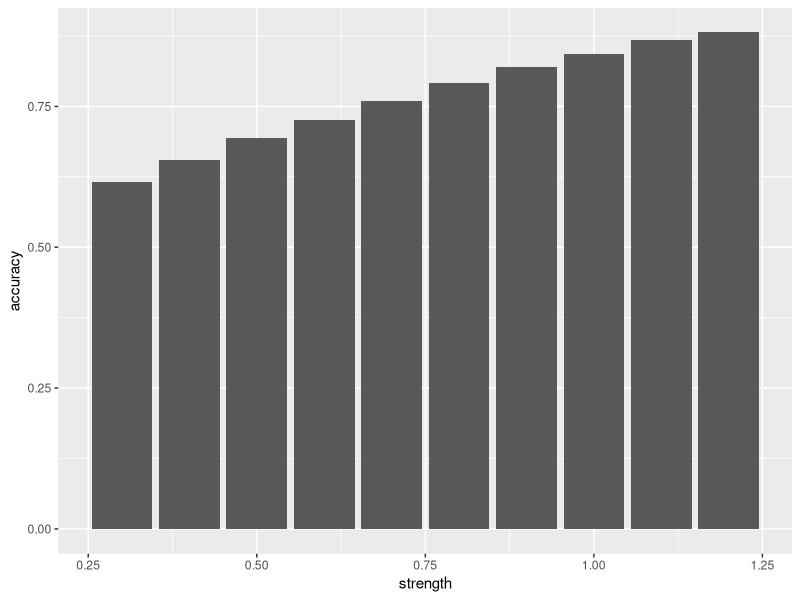
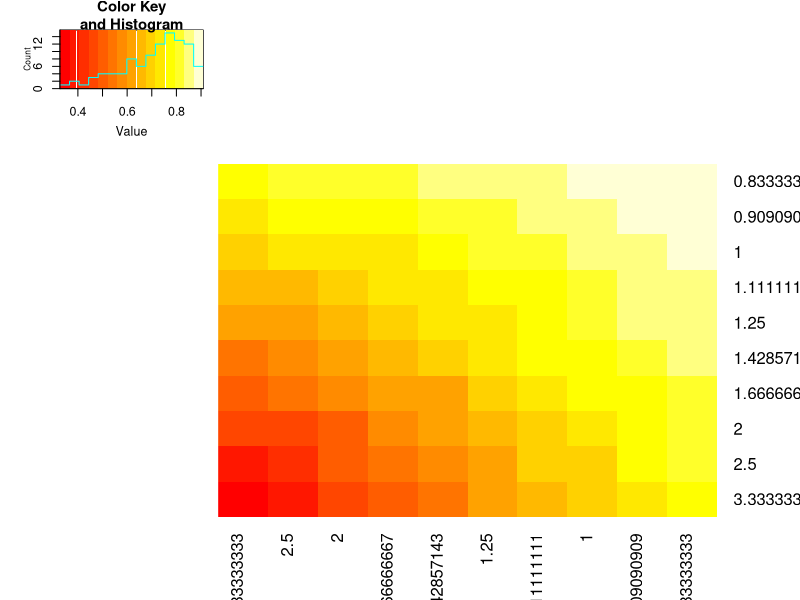
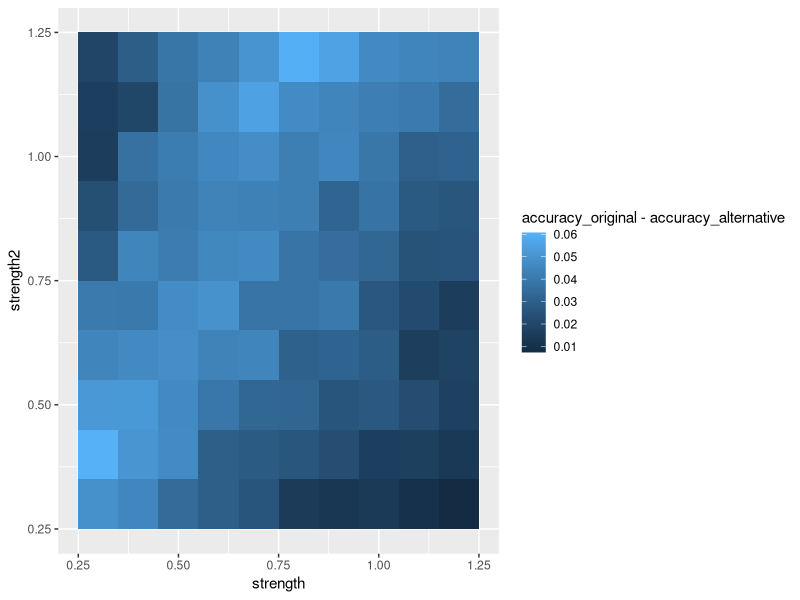

Here is the R script that generated these plots, in order:
## ---- chunk 1
library(tidyverse)
## ---- chunk 2
mu <- 1
## ---- chunk 3
fixed_sigmas <- 1/seq(0.3,1.2, 0.1)
## ---- chunk 4
fixed_parameters_combination <- expand.grid(mu, fixed_sigmas) %>%
  rename(mu = Var1, sigma = Var2)
## ---- chunk 5
trial_compute <- function(mu_param, sigma_param, n_trials = 20000){
  agent_information <- rnorm(n_trials, mu_param, sigma_param)
  agent_df <- tibble(x_ind = agent_information) %>%
    mutate(
      decision_ind = ifelse(x_ind > 0, 1, -1),
      status = ifelse(decision_ind == 1, TRUE, FALSE),
      strength = mu_param/sigma_param,
      log_odd_conf = (2*mu_param*x_ind)/sigma_param^2,
      confidence_ind = exp(log_odd_conf)/(1+exp(log_odd_conf))
    )
  return(agent_df)
}
## ---- chunk 6
other_agents <- function(mu_param, sigma_param, n_trials){
  others_information <- trial_compute(mu_param, sigma_param, n_trials)
  others_information %>% 
    summary(
      correct_decision = mean(decision_ind == 1),
      incorrect_decision = mean(decision_ind == -1),
      correct_n = sum(decision_ind == 1),
      incorrect_n = sum(decision_ind == -1),
      n_agents = n_trials
    )
}
## ---- chunk 7
one_sample_ind_performance <- pmap(
  fixed_parameters_combination,
  ~ trial_compute(.x, .y) %>%
    summarise(accuracy = mean(status)) 
) %>% bind_rows() %>% cbind(mu/fixed_sigmas) %>% 
  rename(strength = `mu/fixed_sigmas`)
## ---- chunk 8
ggplot(one_sample_ind_performance,
       aes(x = strength, y = accuracy)) +
  geom_col()
## ---- chunk 9
two_sample_ind_fun <- function(sigma1, sigma2){
  first_sample <- trial_compute(mu, sigma1) %>%
    select(!confidence_ind)
  second_sample <- trial_compute(mu, sigma2) %>%
    select(x_ind, strength, log_odd_conf) %>% #For the calculations and the output we only need the following columns
    rename( #We change the names of the columns to avoid names collisions with the first_sample dataframe
      x2_ind = x_ind, 
      strength2 = strength, 
      log_odd_conf2 = log_odd_conf
    ) 
  second_sample <- second_sample %>%
    mutate( #We compute the new log-odds using only the sign of the second sample information
      log_odd_conf2bis = (2*mu*sign(x2_ind))/sigma2^2 
      )

  final_sample <- cbind(first_sample, second_sample)
  
  #Compute the final log-odds with both methods
  final_sample <- final_sample %>% 
    mutate(
      final_log_odds_original = log_odd_conf + log_odd_conf2,
      final_log_odds_alternative = log_odd_conf + log_odd_conf2bis
    )
  return(final_sample)
}
## ---- chunk 10
combination_sigmas <- expand.grid(
  fixed_sigmas, fixed_sigmas
)
colnames(combination_sigmas) <- c('sigma1','sigma2')
## ---- chunk 11
two_sample_ind_performance <- pmap(
  combination_sigmas,
  two_sample_ind_fun
) %>% bind_rows()
## ---- chunk 12
two_sample_summary <- two_sample_ind_performance %>% 
  group_by(strength, strength2) %>%
  summarise(
    accuracy_original = mean(sign(final_log_odds_original)),
    accuracy_alternative = mean(sign(final_log_odds_alternative)),
    mean_log_original = mean(log_odd_conf2),
    mean_log_alternative = mean(log_odd_conf2bis)
  )
## ---- chunk 13
original_matrix <- two_sample_summary$accuracy_original %>% matrix(nrow = 10, ncol = 10)
rownames(original_matrix) <- fixed_sigmas
colnames(original_matrix) <- fixed_sigmas
gplots::heatmap.2(original_matrix, dendrogram = 'none', col = 'heat.colors', symm = T, trace = 'none')
ggplot(two_sample_summary, 
       aes(x = strength, y = strength2, fill = accuracy_original - accuracy_alternative)) +
  geom_tile()
